Frame 1 (no input): blank canvas, image omitted
Frame 60 (the mouse pressed at the canvas centre just before this capture): blank canvas, image omitted
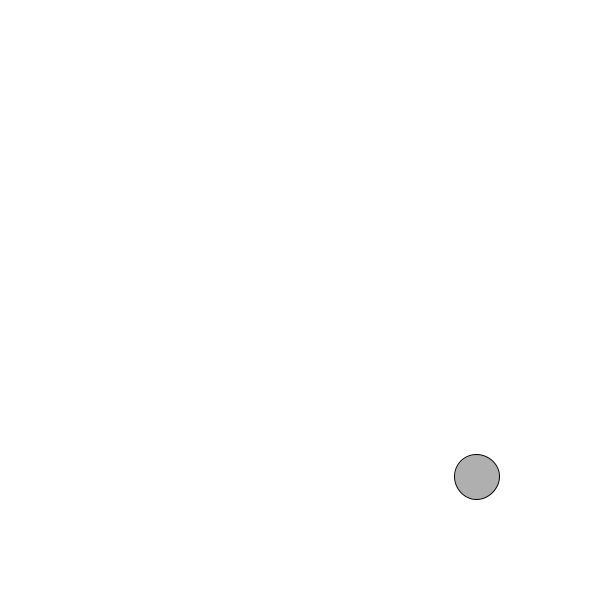
Frame 120 (the mouse held since frame 60 and released just before this capture)

The Processing sketch whose frames 1 and 60 were blank and that drew this single picture after the mouse press (run headless with seeded random() and noise(); from frame 60 on, the mouse is pressed at the canvas centre):

// Processing sketch: Question_3
// ── Question_3.pde
ArrayList<Object> objects;  

void setup(){
  size(600, 600); 
  
  objects = new ArrayList<Object>(); 
}

void draw(){
  background(255); 
  
  for(int i=0; i<objects.size();i++){
  Object o = objects.get(i);
  o.move(); 
  o.checkBoundaries(); 
  o.display(); 
  
  o.addForce(new PVector(0.1,.1,o.mass));
  }  
}

void mousePressed(){
  objects.add(new Object(mouseX,mouseY));
}


class Object{
  PVector pos, vel, accel; 
  float mass; 
  
  Object(float x, float y){
    pos = new PVector(x, y); 
    vel = new PVector(0, 0); 
    accel = new PVector(0, 0); 
    
    mass = random(5, 20); 
  }
  
  void move(){
    vel.add(accel); 
    pos.add(vel); 
    
    accel.mult(0); 
  }
  
  void display() {
    stroke(0);
    fill(175);
    ellipse(pos.x,pos.y,mass*3,mass*3);
  }
  
  void checkBoundaries() {
    if (pos.x > width) {
      pos.x = width;
      vel.x *= -1;
    } else if (pos.x < 0) {
      vel.x *= -1;
      pos.x = 0;
    }
 
    if (pos.y > height) {
      vel.y *= -1;
      pos.y = height;
    }
  } 
  
  void addForce(PVector force){
    accel=force;
  }
}
